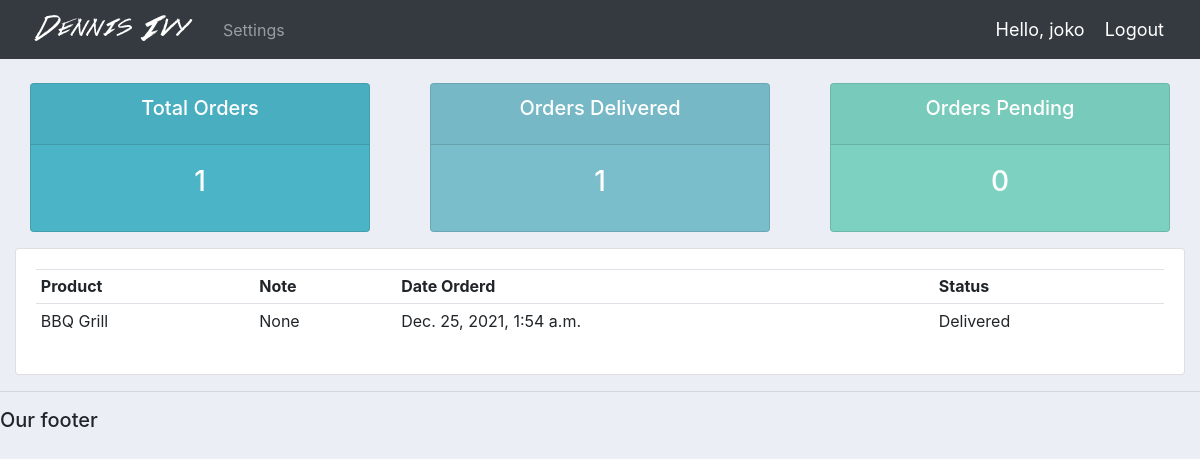
Page /user/ (signed in) on the committed database.
### accounts/models.py (models this page shows)
class Order(models.Model):
	STATUS = (
			('Pending', 'Pending'),
			('Out for delivery', 'Out for delivery'),
			('Delivered', 'Delivered'),
			)
	customer = models.ForeignKey(Customer, null=True, on_delete= models.SET_NULL)
	product = models.ForeignKey(Product, null=True, on_delete= models.SET_NULL)
	date_created = models.DateTimeField(auto_now_add=True, null=True)
	status = models.CharField(max_length=200, null=True, choices=STATUS)
	note = models.CharField(max_length=1000, null=True)
	def __str__(self):
		return self.product.name

class Product(models.Model):
	CATEGORY = (
			('Indoor', 'Indoor'),
			('Out Door', 'Out Door'),
			)
	name = models.CharField(max_length=200, null=True)
	price = models.FloatField(null=True)
	category = models.CharField(max_length=200, null=True, choices=CATEGORY)
	description = models.CharField(max_length=200, null=True, blank=True)
	date_created = models.DateTimeField(auto_now_add=True, null=True)
	tags = models.ManyToManyField(Tag)
	def __str__(self):
		return self.name

### accounts/decorators.py (the view)
		def wrapper_func(request, *args, **kwargs):
			group = None
			if request.user.groups.exists():
				group = request.user.groups.all()[0].name
			if group in allowed_roles:
				return view_func(request, *args, **kwargs)
			else:
				return HttpResponse('You are not authorized to view this page')

### accounts/views.py (called while the page is built)
@login_required(login_url='login')
@allowed_users(allowed_roles=['customer'])
def userPage(request):
	orders = request.user.customer.order_set.all()
	total_orders = orders.count()
	delivered = orders.filter(status='Delivered').count()
	pending = orders.filter(status='Pending').count()
	print('ORDERS:', orders)
	context = {'orders':orders, 'total_orders':total_orders,
	'delivered':delivered,'pending':pending}
	return render(request, 'accounts/user.html', context)

### accounts/templates/accounts/user.html
{%  extends 'accounts/main.html' %}
{% block content %}
{%  include 'accounts/status.html' %}
<div class="row">
	<div class="col-md">
		<div class="card card-body">
			<table class="table table-sm">
				<tr>
					<th>Product</th>
					<th>Note</th>
					<th>Date Orderd</th>
					<th>Status</th>
				</tr>
				{% for order in orders %}
				<tr>
					<td>{{order.product}}</td>
					<td>{{order.note}}</td>
					<td>{{order.date_created}}</td>
					<td>{{order.status}}</td>
				</tr>
				{% endfor %}
			</table>
		</div>
	</div>
</div>
{% endblock content %}

### accounts/templates/accounts/navbar.html (shortened to what this page needs)
{% load static %}
<nav class="navbar navbar-expand-lg navbar-dark bg-dark">
 <img src="{% static 'images/logo.png' %}">
  <div class="collapse navbar-collapse" id="navbarNav">
    <ul class="navbar-nav">
      {% if request.user.is_staff %}
      <li class="nav-item active">
        <a class="nav-link" href="{% url 'home' %}">Dashboard</a>
      </li>
      <li class="nav-item">
        <a class="nav-link" href="{% url 'products' %}">Products</a>
      </li>
      {% else %}
       <li class="nav-item">
        <a class="nav-link" href="{% url 'account' %}">Settings</a>
      </li>
      {% endif %}
    </ul>
  </div>
  <span class="hello-msg">Hello, {{request.user}}</span>
  <span ><a  class="hello-msg" href="{% url 'logout' %}">Logout</a></span>
</nav>

### static/css/main.css (style rules this page uses)
body { background-color: #ebeff5; }

### accounts/templates/accounts/navbar.html (style rules this page uses)
.hello-msg { font-size: 18px; color: #fff; margin-right: 20px; }

### rows in the picture
Order: product "BBQ Grill", note "None", date_created "Dec. 25, 2021, 1:54 a.m.", status "Delivered"

### other values in the picture
{{ request.user }} "joko"
{{ total_orders }} "1"
{{ delivered }} "1"
{{ pending }} "0"
